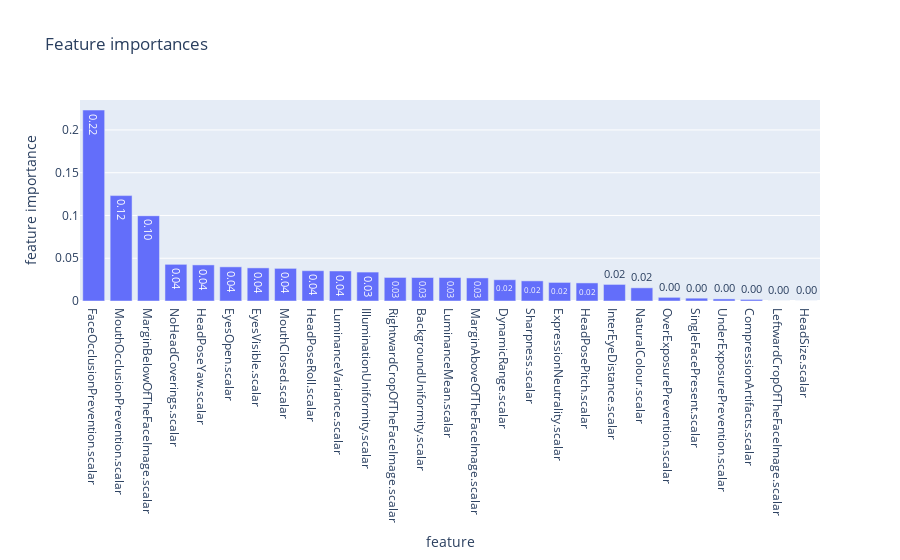

The notebook cell this image was saved under:
### Code cell
plot_feature_importance(random_forest_cross_val.best_estimator_, without_uqs.columns)

### Figure 1 — Plotly figure (JSON) as saved in the notebook; plotly's stock layout.template omitted (floating-point values rounded to 4 significant figures)
{"data": [{"alignmentgroup": "True", "hovertemplate": "variable=feature_importance<br>feature=%{x}<br>feature importance=%{y}<extra></extra>", "legendgroup": "feature_importance", "marker": {"color": "#636efa", "pattern": {"shape": ""}}, "name": "feature_importance", "offsetgroup": "feature_importance", "orientation": "v", "showlegend": true, "textposition": "auto", "texttemplate": "%{y:.2f}", "type": "bar", "x": ["FaceOcclusionPrevention.scalar", "MouthOcclusionPrevention.scalar", "MarginBelowOfTheFaceImage.scalar", "NoHeadCoverings.scalar", "HeadPoseYaw.scalar", "EyesOpen.scalar", "EyesVisible.scalar", "MouthClosed.scalar", "HeadPoseRoll.scalar", "LuminanceVariance.scalar", "IlluminationUniformity.scalar", "RightwardCropOfTheFaceImage.scalar", "BackgroundUniformity.scalar", "LuminanceMean.scalar", "MarginAboveOfTheFaceImage.scalar", "DynamicRange.scalar", "Sharpness.scalar", "ExpressionNeutrality.scalar", "HeadPosePitch.scalar", "InterEyeDistance.scalar", "NaturalColour.scalar", "OverExposurePrevention.scalar", "SingleFacePresent.scalar", "UnderExposurePrevention.scalar", "CompressionArtifacts.scalar", "LeftwardCropOfTheFaceImage.scalar", "HeadSize.scalar"], "xaxis": "x", "y": [0.2233, 0.1233, 0.0997, 0.04288, 0.04222, 0.03993, 0.03872, 0.03816, 0.03544, 0.03511, 0.03383, 0.02754, 0.02748, 0.02745, 0.02699, 0.02488, 0.02353, 0.02172, 0.02115, 0.01939, 0.01542, 0.00428, 0.003312, 0.002449, 0.00185, 1.257e-05, 8.704e-06], "yaxis": "y"}], "layout": {"barmode": "relative", "legend": {"title": {"text": "variable"}, "tracegroupgap": 0}, "showlegend": false, "title": {"text": "Feature importances"}, "xaxis": {"anchor": "y", "domain": [0, 1], "title": {"text": "feature"}}, "yaxis": {"anchor": "x", "domain": [0, 1], "title": {"text": "feature importance"}}}}
